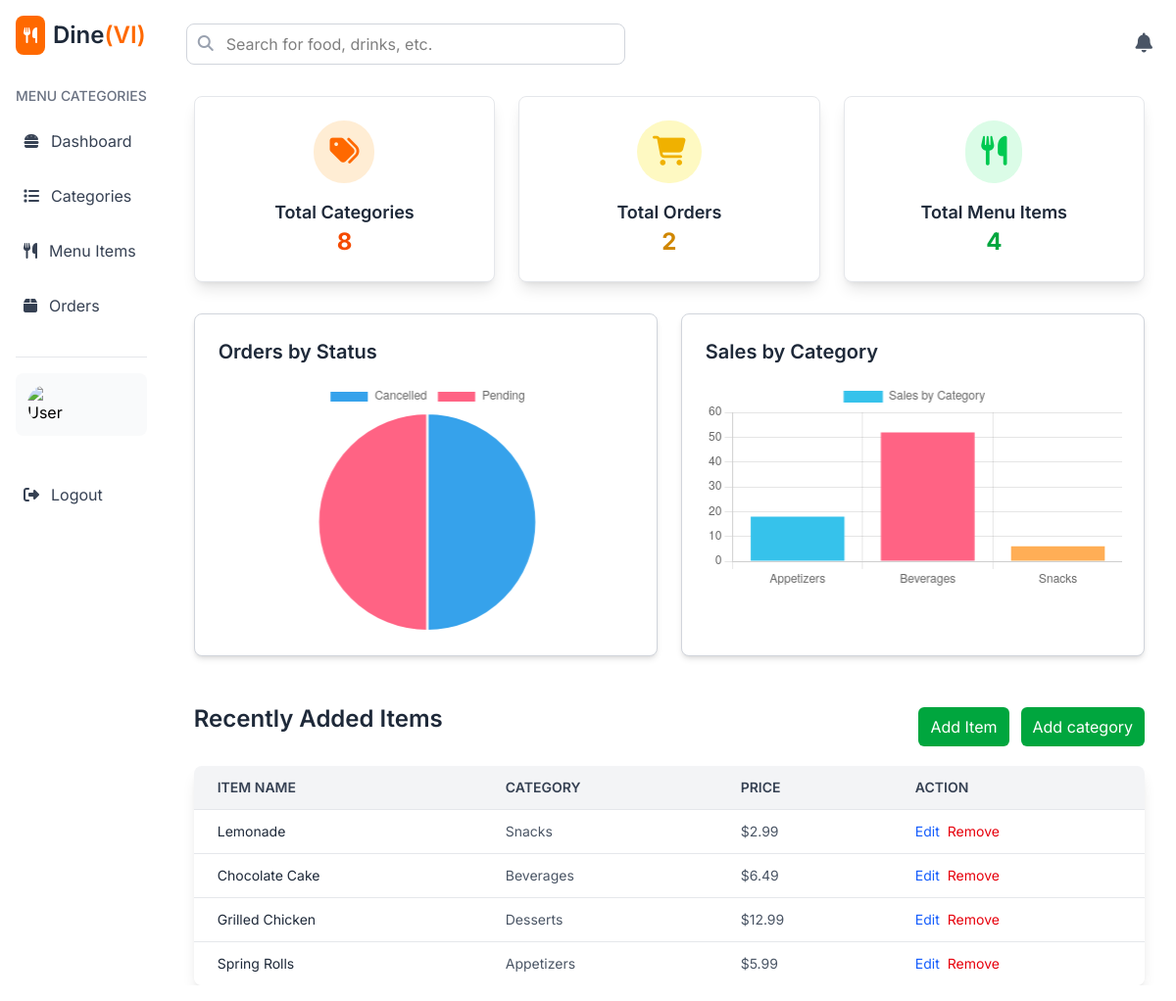
Page /dashboard on the earlier database version.
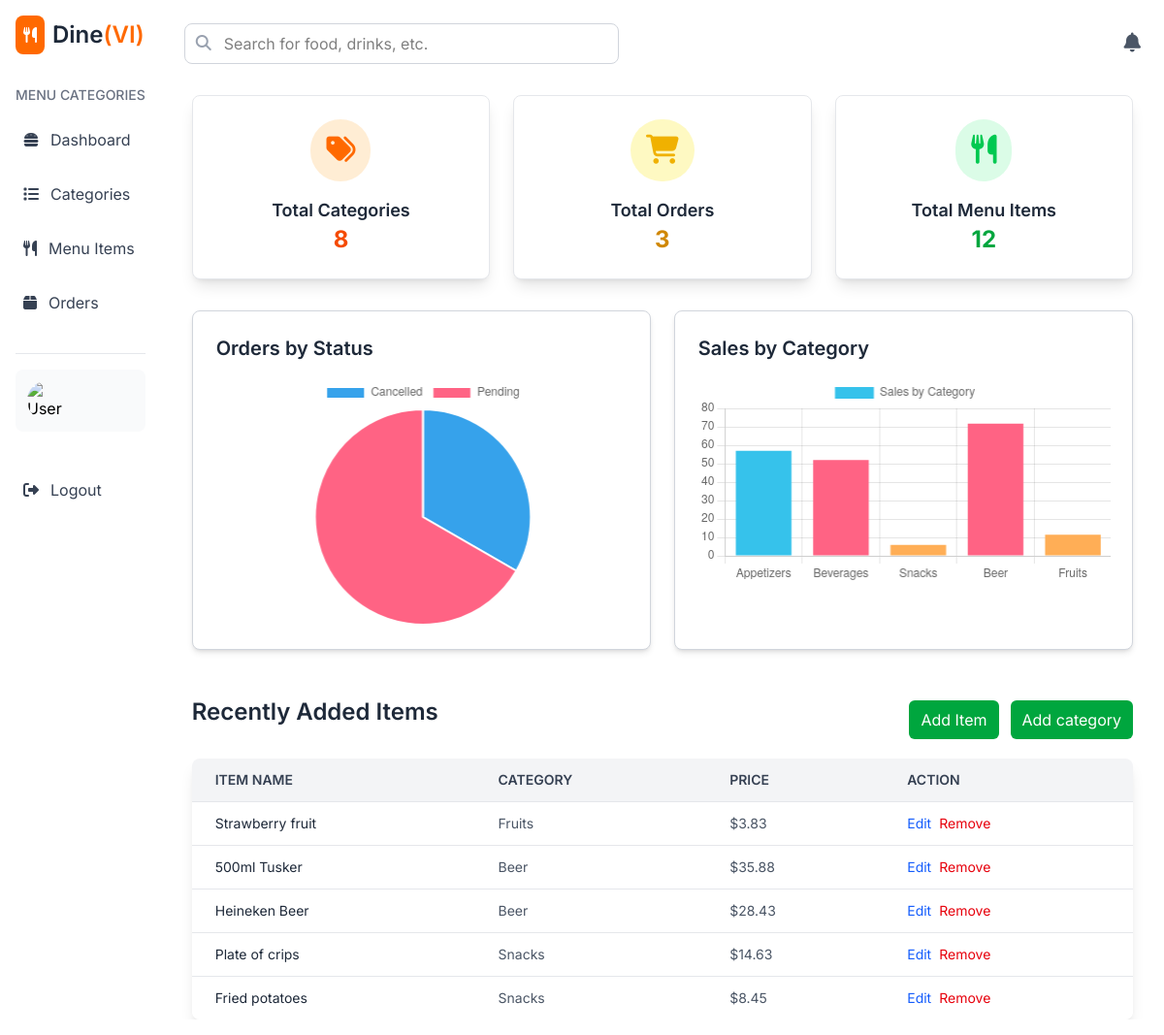
Same page on the later database version.
### models/models.py (models this page shows, shortened)
class MenuItem(db.Model):
    item_id = db.Column(db.Integer, primary_key=True)
    name = db.Column(db.String(100), nullable=False)
    description = db.Column(db.Text)
    price = db.Column(db.Float, nullable=False)
    image_url = db.Column(db.String(255))
    category_id = db.Column(db.Integer, db.ForeignKey('category.category_id'), nullable=False)
    category = db.relationship('Category', back_populates='menu_items', lazy=True)

class Category(db.Model):
    category_id = db.Column(db.Integer, primary_key=True)
    name = db.Column(db.String(50), nullable=False, unique=True)
    image_url = db.Column(db.String(255))  # Add image column
    menu_items = db.relationship('MenuItem', back_populates='category', lazy=True)

### app.py (the view)
@wraps
def login_required(f):
    @wraps(f)
    def decorated_function(*args, **kwargs):
        if 'user_id' not in session:
            flash('You need to log in first.', 'danger')
            return redirect(url_for('login'))
        return f(*args, **kwargs)
    return decorated_function

### templates/admin/dashboard.html (shortened to what the changed rows need)
{% extends "admin/admin_layout.html" %}
{% block admin_content %}
<div class="grid grid-cols-1 sm:grid-cols-2 md:grid-cols-3 lg:grid-cols-3 gap-6 mb-8">
    <div
        class="border border-gray-200 bg-white p-6 rounded-lg shadow-lg flex flex-col items-center justify-between hover:scale-105 transform transition-all">
        <div class="bg-yellow-100 p-4 rounded-full">
            <i class="fas fa-shopping-cart text-yellow-500 text-3xl"></i>
        </div>
        <h3 class="text-lg font-semibold text-gray-800 mt-4">Total Orders</h3>
        <p class="text-2xl font-bold text-yellow-600">{{ total_orders }}</p>
    </div>
    <div
        class="border border-gray-200 bg-white p-6 rounded-lg shadow-lg flex flex-col items-center justify-between hover:scale-105 transform transition-all">
        <div class="bg-green-100 p-4 rounded-full">
            <i class="fas fa-utensils text-green-500 text-3xl"></i>
        </div>
        <h3 class="text-lg font-semibold text-gray-800 mt-4">Total Menu Items</h3>
        <p class="text-2xl font-bold text-green-600">{{ total_menu_items }}</p>
    </div>
</div>
<div class="grid grid-cols-1 lg:grid-cols-2 gap-6">
    <div class="bg-white p-6 rounded-lg shadow-md border border-gray-300">
        <h3 class="text-xl font-semibold text-gray-800 mb-4">Orders by Status</h3>
        <canvas id="ordersByStatusChart" class="max-h-64!"></canvas>
    </div>
    <div class="bg-white p-6 rounded-lg shadow-md border border-gray-300">
        <h3 class="text-xl font-semibold text-gray-800 mb-4">Sales by Category</h3>
        <canvas id="salesByCategoryChart"></canvas>
    </div>
</div>
<div class="mt-8">
    <div class="flex justify-between items-center py-4">
        <h2 class="text-2xl font-semibold text-gray-800 mb-4">Recently Added Items</h2>
    </div>
    <div class="overflow-x-auto shadow-lg rounded-lg">
        <table class="min-w-full bg-white">
            <thead class="bg-gray-100">
                <tr>
                    <th class="px-6 py-3 text-left text-sm font-semibold text-gray-700 uppercase">Item Name</th>
                    <th class="px-6 py-3 text-left text-sm font-semibold text-gray-700 uppercase">Category</th>
                    <th class="px-6 py-3 text-left text-sm font-semibold text-gray-700 uppercase">Price</th>
                    <th class="px-6 py-3 text-left text-sm font-semibold text-gray-700 uppercase">Action</th>
                </tr>
            </thead>
            <tbody>
                {% for item in recent_items %}
                <tr class="border-t border-gray-200 hover:bg-gray-50">
                    <td class="px-6 py-3 text-sm text-gray-800">{{ item.name }}</td>
                    <td class="px-6 py-3 text-sm text-gray-600">{{ item.category.name }}</td>
                    <td class="px-6 py-3 text-sm text-gray-600">${{ item.price }}</td>
                    <td class="px-6 py-3 flex text-sm text-gray-600">
                        <a href="{{ url_for('edit_menu_item', item_id=item.item_id) }}"
                            class="text-blue-600 hover:underline">Edit</a>
                        <form method="POST" onsubmit="return confirm('Are you sure you want to remove this item?');"
                            action="{{ url_for('remove_menu_item', item_id=item.item_id) }}"
                            class="text-red-600 hover:underline ml-2 hover:text-red-800">
                            <button type="submit"> Remove</button>
                        </form>
                    </td>
                </tr>
                {% endfor %}
            </tbody>
        </table>
    </div>
</div>
<script>
    // Orders by Status Chart
    var ctx1 = document.getElementById('ordersByStatusChart').getContext('2d');
    var ordersByStatusChart = new Chart(ctx1, {
        type: 'pie',
        data: {
            labels: {{ order_status_data.labels | tojson }},
    datasets: [{
        label: 'Orders by Status',
        data: {{ order_status_data.data | tojson }},
        backgroundColor: ['#36A2EB', '#FF6384', '#FFCE56'],
            }]
        }
    });
    // Sales by Category Chart
    var ctx2 = document.getElementById('salesByCategoryChart').getContext('2d');
    var salesByCategoryChart = new Chart(ctx2, {
        type: 'bar',
        data: {
            labels: {{ category_sales_data.labels | tojson }},
    datasets: [{
        label: 'Sales by Category',
        data: {{ category_sales_data.data | tojson }},
        backgroundColor: ['#36C2EB', '#FF6384', '#FFAE56', '#FF6384', '#FFAE56'],
            }]
        }
    });
</script>
{% endblock %}

Differences in the rows shown:
no longer on this page (row unchanged): MenuItem: name "Lemonade", category.name "Snacks", price "2.99"
no longer on this page (row unchanged): MenuItem: name "Chocolate Cake", category.name "Beverages", price "6.49"
no longer on this page (row unchanged): MenuItem: name "Grilled Chicken", category.name "Desserts", price "12.99"
no longer on this page (row unchanged): MenuItem: name "Spring Rolls", category.name "Appetizers", price "5.99"
added MenuItem: name "Strawberry fruit", category.name "Fruits", price "3.83"
added MenuItem: name "500ml Tusker", category.name "Beer", price "35.88"
added MenuItem: name "Heineken Beer", category.name "Beer", price "28.43"
added MenuItem: name "Plate of crips", category.name "Snacks", price "14.63"
added MenuItem: name "Fried potatoes", category.name "Snacks", price "8.45"
Other differences:
{{ total_orders }}: "2" → "3"
{{ total_menu_items }}: "4" → "12"
chart data {{ order_status_data.data | tojson }}: [1, 1] → [1, 2]
chart data {{ category_sales_data.labels | tojson }}: ["Appetizers", "Beverages", "Snacks"] → ["Appetizers", "Beverages", "Snacks", "Beer", "Fruits"]
chart data {{ category_sales_data.data | tojson }}: [17.97, 51.92, 5.98] → [56.91, 51.92, 5.98, 71.76, 11.49]
